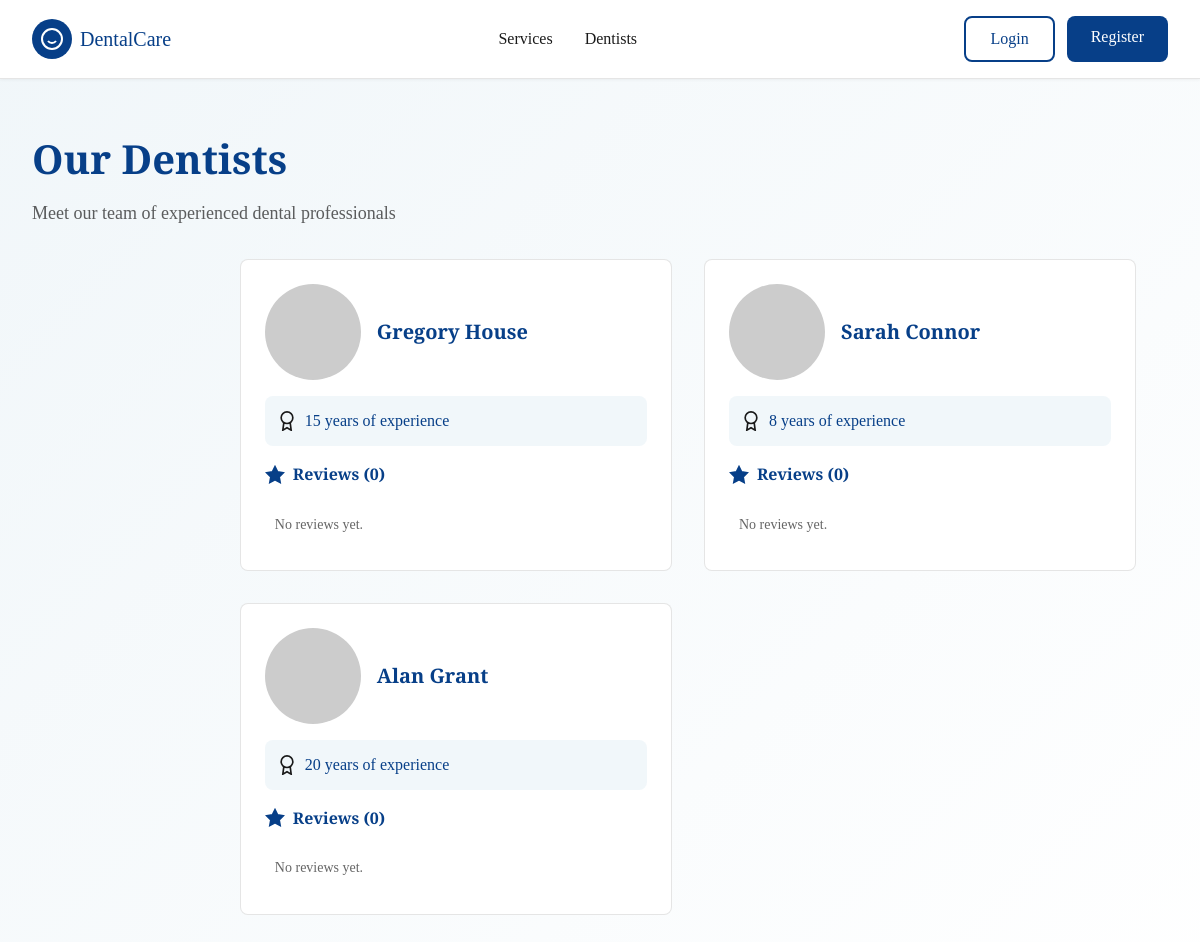
The page /dentists_list on the database its author committed.
### users/dentist.py (models this page shows, shortened)
class Dentist(Employee):
    __tablename__ = 'dentist'
    experience = Column(Integer)
    max_number_of_visits_per_day = Column(Integer, default=5)
    __mapper_args__ = {
        'polymorphic_identity': 'dentist',
    }
    client_associations = relationship("Review", back_populates="dentist")
    visits = relationship("Visit", back_populates="dentist")
    labtests = relationship("Labtest", back_populates="dentist", order_by="Visit.visit_date")

### users/person.py (models this page shows)
class Person(Base):
    __tablename__ = 'person'
    id = Column(Integer, primary_key=True)
    name = Column(String, nullable=False)
    lastname = Column(String, nullable=False)
    type = Column(String)
    roles = relationship("RoleEnumValue", back_populates="person", cascade="all, delete-orphan")
    __mapper_args__ = {
        "polymorphic_on": "type",
        "polymorphic_identity": "person"
    }

### controllers/dentist_controller.py (the view)
@dentist_bp.route('/dentists_list')
def show_dentists():
    db = Session()
    try:
        dentists = db.query(Dentist).options(
            joinedload(Dentist.client_associations).joinedload(Review.client)
        ).all()
        return render_template('dentists_list.html', dentists=dentists)
    finally:
        db.close()

### templates/dentists_list.html (shortened to what this page needs)
<!DOCTYPE html>
<html lang="en">
<head>
    <link rel="stylesheet" href="static/css/styles.css">
</head>
<body>
    <header class="header">
        <div class="header-container">
            <a href="{{ url_for('client.index') }}" class="logo">
                <div class="logo-icon">
                    <svg width="24" height="24" viewBox="0 0 24 24" fill="none" stroke="currentColor" stroke-width="2">
                        <circle cx="12" cy="12" r="10"></circle>
                        <path d="M8 14s1.5 2 4 2 4-2 4-2"></path>
                        <line x1="9" y1="9" x2="9.01" y2="9"></line>
                        <line x1="15" y1="9" x2="15.01" y2="9"></line>
                    </svg>
                </div>
                <span class="logo-text">DentalCare</span>
            </a>
            {% if session.get('client_id') %}
                <nav class="nav">
                    <a href="{{ url_for('service.show_services') }}" class="nav-link">Services</a>
                    <a href="{{ url_for('dentist.show_dentists') }}" class="nav-link">Dentists</a>
                    <a href="{{ url_for('visit.visit_history') }}" class="nav-link">Visit History</a>
                </nav>
                <div class="auth-buttons">
                    <a href="{{ url_for('auth.login') }}" class="btn btn-outline">Logout</a>
                </div>
            {% else %}
                <nav class="nav">
                    <a href="{{ url_for('service.show_services') }}" class="nav-link">Services</a>
                    <a href="{{ url_for('dentist.show_dentists') }}" class="nav-link">Dentists</a>
                </nav>
                <div class="auth-buttons">
                    <a href="{{ url_for('auth.login') }}" class="btn btn-outline">Login</a>
                    <a href="{{ url_for('client.client_registration') }}" class="btn btn-primary">Register</a>
                </div>
            {% endif %}
        </div>
    </header>
    <div class="services-page">
        <div class="page-header">
            <h1 class="page-title">Our Dentists</h1>
            <p class="page-subtitle">Meet our team of experienced dental professionals</p>
        </div>
       <div class="dentists-grid">
                {% for dentist in dentists %}
                    <div class="dentist-card">
                        <div class="dentist-header">
                            <div class="dentist-image">
                                <img src="https://ui-avatars.com/api/?name={{ dentist.name }}+{{ dentist.lastname }}&background=D0E3ED&color=073F88" alt="{{ dentist.name }}">
                            </div>
                            <div class="dentist-details">
                                <h3>{{ dentist.name }} {{ dentist.lastname }}</h3>
                            </div>
                        </div>
                        <div class="experience-badge">
                            <svg width="20" height="20" viewBox="0 0 24 24" fill="none" stroke="currentColor" stroke-width="2">
                                <circle cx="12" cy="8" r="7"></circle>
                                <polyline points="8.21 13.89 7 23 12 20 17 23 15.79 13.88"></polyline>
                            </svg>
                            <span style="font-weight: 500; color: #073F88;">{{ dentist.experience }} years of experience</span>
                        </div>
                        <div class="reviews-section">
                            <div class="reviews-header">
                                <svg width="20" height="20" viewBox="0 0 24 24" fill="currentColor" stroke="currentColor" stroke-width="2">
                                    <polygon points="12 2 15.09 8.26 22 9.27 17 14.14 18.18 21.02 12 17.77 5.82 21.02 7 14.14 2 9.27 8.91 8.26 12 2"></polygon>
                                </svg>
                                Reviews ({{ dentist.client_associations|length }})
                            </div>
                            <div style="max-height: 300px; overflow-y: auto;">
                                {% for assoc in dentist.client_associations %}
                                    <div class="review">
                                        <div class="review-header">
                                            <span class="review-client">{{ assoc.client.name }}</span>
                                            <div class="review-stars">
                                                ★★★★★
                                            </div>
                                        </div>
                                        <p class="review-text">"{{ assoc.review }}"</p>
                                    </div>
                                {% else %}
                                    <p class="review-text" style="padding: 10px; color: #666;">No reviews yet.</p>
                                {% endfor %}
                            </div>
                        </div>
                    </div>
                {% endfor %}
            </div>
    </div>
</body>
</html>

### static/css/styles.css (style rules this page uses)
* { margin: 0; padding: 0; box-sizing: border-box; }
:root { --primary: #073F88; --secondary: #D0E3ED; --background: #FFFFFF; --foreground: #1a1a1a; --border: rgba(0, 0, 0, 0.1); --destructive: #ef4444; --success: #10b981; --warning: #f59e0b; --muted: #f5f5f5; --radius: 8px; }
body { font-family: 'Inria Serif', serif; background: var(--background); color: var(--foreground); line-height: 1.6; }
.header { background: white; border-bottom: 1px solid var(--border); position: sticky; top: 0; z-index: 1000; box-shadow: 0 1px 3px rgba(0, 0, 0, 0.05); }
.header-container { max-width: 1920px; margin: 0 auto; padding: 1rem 2rem; display: flex; align-items: center; justify-content: space-between; }
.logo { display: flex; align-items: center; gap: 0.5rem; text-decoration: none; color: var(--primary); }
.logo-icon { width: 40px; height: 40px; background: var(--primary); border-radius: 50%; display: flex; align-items: center; justify-content: center; color: white; }
.logo-text { font-size: 1.25rem; font-weight: 500; }
.nav { display: flex; align-items: center; gap: 2rem; }
.nav-link { color: var(--foreground); text-decoration: none; transition: color 0.3s; }
.auth-buttons { display: flex; gap: 0.75rem; }
.btn { padding: 0.5rem 1.5rem; border-radius: var(--radius); text-decoration: none; font-weight: 500; cursor: pointer; border: none; transition: all 0.3s; display: inline-block; text-align: center; }
.btn-primary { background: var(--primary); color: white; }
.btn-outline { background: transparent; color: var(--primary); border: 2px solid var(--primary); }
.services-page { min-height: 100vh; background: linear-gradient(135deg, rgba(208, 227, 237, 0.3) 0%, white 100%); padding: 3rem 2rem 8rem; }
.page-header { max-width: 1400px; margin: 0 auto 2rem; }
.page-title { font-size: 2.5rem; font-weight: 700; color: var(--primary); margin-bottom: 0.5rem; }
.page-subtitle { font-size: 1.125rem; color: rgba(26, 26, 26, 0.7); }
.dentists-grid { margin-left: 5.5cm; margin-right: auto; max-width: calc(100% - 4cm); display: grid; grid-template-columns: repeat(auto-fill, minmax(380px, 1fr)); gap: 2rem; padding-right: 2rem; }
.dentist-card { background: white; border: 1px solid var(--border); border-radius: var(--radius); padding: 1.5rem; transition: box-shadow 0.3s; }
.dentist-header { display: flex; align-items: center; gap: 1rem; margin-bottom: 1rem; }
.dentist-image { width: 96px; height: 96px; border-radius: 50%; overflow: hidden; }
.dentist-image img { width: 100%; height: 100%; object-fit: cover; }
.dentist-details h3 { font-size: 1.25rem; font-weight: 700; color: var(--primary); }
.experience-badge { display: flex; align-items: center; gap: 0.5rem; padding: 0.75rem; background: rgba(208, 227, 237, 0.3); border-radius: var(--radius); margin-bottom: 1rem; }
.reviews-section { margin-top: 1rem; }
.reviews-header { display: flex; align-items: center; gap: 0.5rem; font-weight: 700; color: var(--primary); margin-bottom: 1rem; }
.review-text { font-size: 0.875rem; color: rgba(26, 26, 26, 0.7); }

### rows shown on the page
Dentist: name "Gregory", lastname "House", experience "15", client_associations|length "0"
Dentist: name "Sarah", lastname "Connor", experience "8", client_associations|length "0"
Dentist: name "Alan", lastname "Grant", experience "20", client_associations|length "0"
